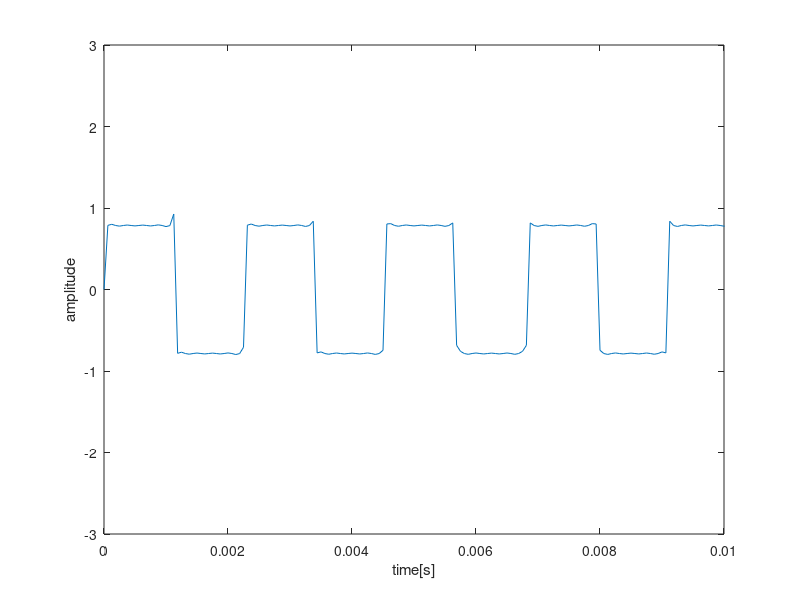
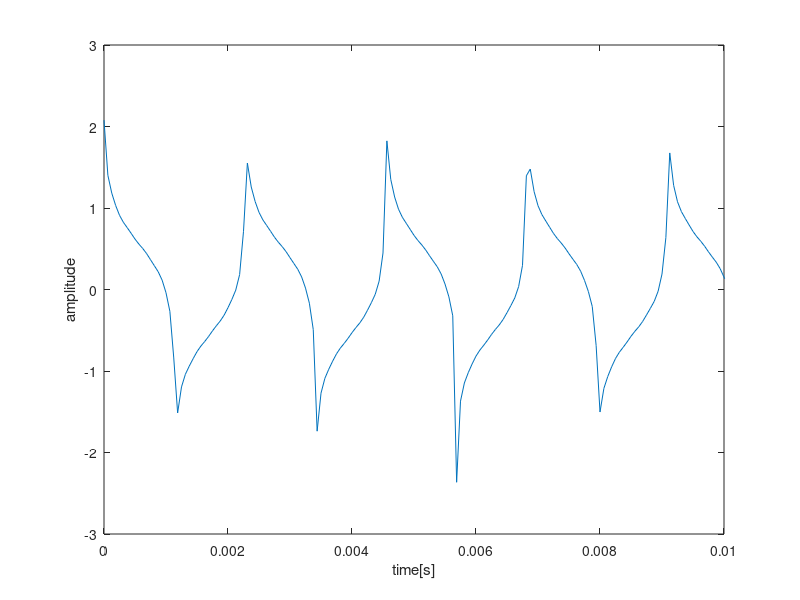
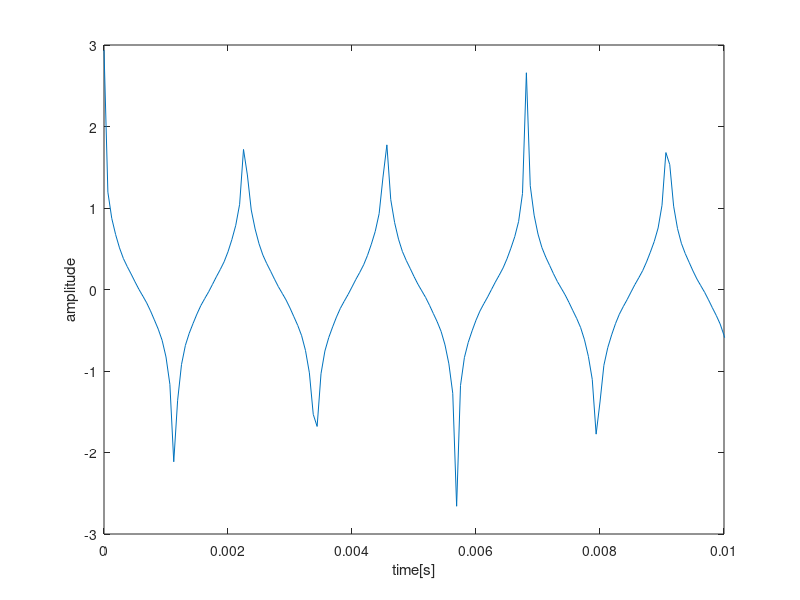
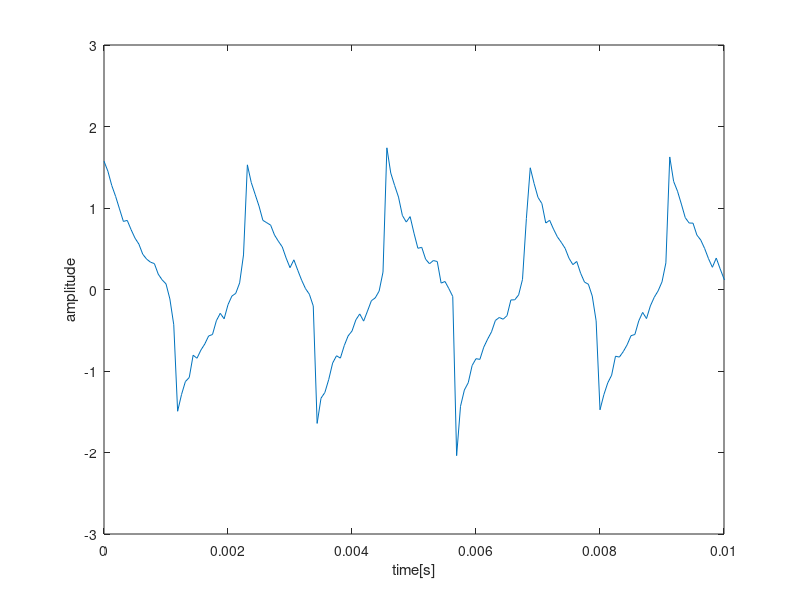

Here is the MATLAB script that generated these plots, in order:
clear;
Fs = 16000;
f = 440;
t = (0:2*Fs-1) /Fs;
phi1 = pi/4;
phi2 = pi/2;

y1=0;
y2=0;
y3=0;
y4=0;
% 矩形波
for k = 1:50
    y1 = y1 + 1/(2*k-1) * sin(2*pi*f*(2*k-1)*t);
    y2 = y2 + 1/(2*k-1) * sin(2*pi*f*(2*k-1)*t+phi1);
    y3 = y3 + 1/(2*k-1) * sin(2*pi*f*(2*k-1)*t+phi2);
    y4 = y4 + 1/(2*k-1) * sin(2*pi*f*(2*k-1)*t+rand);
end

sound(y1,Fs);
pause(3);
sound(y2,Fs);
pause(3);
sound(y3,Fs);
pause(3);
sound(y4,Fs);
pause(3);

fig0 = figure;
plot(t,y1);
xlabel('time[s]');
ylabel('amplitude');
axis([0 0.01 -3 3]);
exportgraphics(fig0,'../Figures/03_11_kukei.pdf','ContentType','vector');

fig1 = figure;
plot(t,y2);
xlabel('time[s]');
ylabel('amplitude');
axis([0 0.01 -3 3]);
exportgraphics(fig1,'../Figures/03_12.pdf','ContentType','vector');


fig2 = figure;
plot(t,y3);
xlabel('time[s]');
ylabel('amplitude');
axis([0 0.01 -3 3]);
exportgraphics(fig2,'../Figures/03_13.pdf','ContentType','vector');

fig3 = figure;
plot(t,y4);
xlabel('time[s]');
ylabel('amplitude');
axis([0 0.01 -3 3]);
exportgraphics(fig3,'../Figures/03_14.pdf','ContentType','vector');